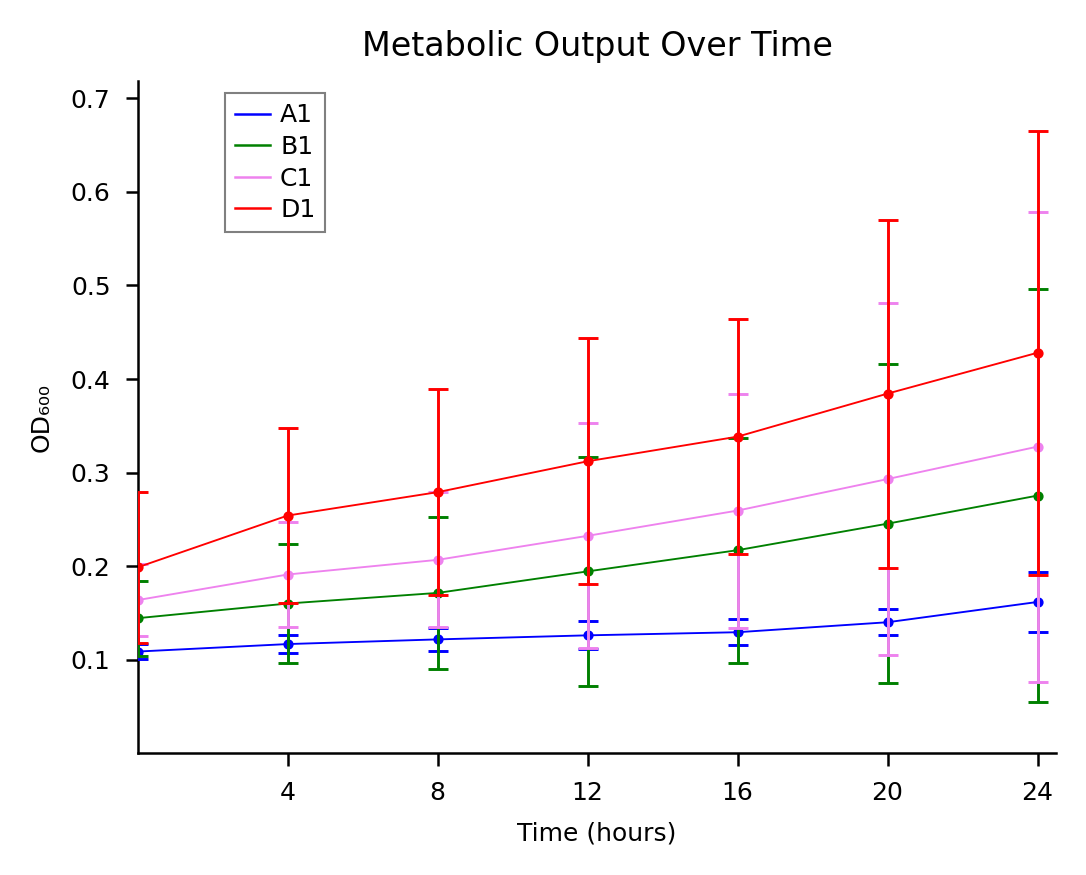

This chart was generated by the following Python code:
"""
Growth curve time series figure.
4 conditions (A1, B1, C1, D1), 3 biological replicates each.
Even-hour timepoints only. Error bars = 95% CI from t-distribution (n=3).
Nature-style formatting.
"""

import matplotlib
matplotlib.use("Agg")
import matplotlib.pyplot as plt
import matplotlib.font_manager as fm
import pandas as pd
import numpy as np
from scipy.stats import t as t_dist

# ── CONFIG ────────────────────────────────────────────────────────────────────
CONFIG = {
    "data_path":    "/mnt/user-data/uploads/plate_growth_curve.csv",
    "out_png":      "/mnt/user-data/outputs/figure_v4.png",
    "out_svg":      "/mnt/user-data/outputs/figure_v4.svg",
    "figsize_in":   (3.5, 2.8),          # Nature single column (89 mm ≈ 3.5 in)
    "dpi":          300,
    "linewidth":    0.45,                # 50% of 0.9
    "marker_size":  1.75,                # 50% of 3.5
    "capsize":      2.5,
    "eb_linewidth": 0.7,
    "font_size":    5,                   # base −2
    "tick_size":    6,                   # overridden per-element below
    "label_size":   5,
    "legend_size":  6,                   # +2
    "series":       ["A1", "B1", "C1", "D1"],
    "colors":       ["#0000FF", "#008000", "#EE82EE", "#FF0000"],
    "markers":      ["o", "o", "o", "o"],
    "font_axis_title": 6,                # 8 − 2
    "font_plot_title": 8,                # 10 − 2
    "font_tick":       6,                # 8 − 2
    "plot_title":   "Metabolic Output Over Time",
}

# ── FONT ──────────────────────────────────────────────────────────────────────
available = {f.name for f in fm.fontManager.ttflist}
FONT = next((f for f in ["Arial", "Helvetica", "DejaVu Sans", "Liberation Sans"]
             if f in available), "sans-serif")
plt.rcParams.update({
    "font.family":       FONT,
    "font.size":         CONFIG["font_size"],
    "axes.labelsize":    CONFIG["label_size"],
    "xtick.labelsize":   CONFIG["font_tick"],
    "ytick.labelsize":   CONFIG["font_tick"],
    "legend.fontsize":   CONFIG["legend_size"],
    "pdf.fonttype":      42,
    "ps.fonttype":       42,
})

# ── LOAD DATA ─────────────────────────────────────────────────────────────────
# Header row has duplicate column names → read manually
raw = pd.read_csv(CONFIG["data_path"], header=0)
# Rename columns: Time + 3 replicates × 4 series
series = CONFIG["series"]
cols = ["Time"]
for rep in range(1, 4):
    for s in series:
        cols.append(f"{s}_r{rep}")
raw.columns = cols

# Parse time column (H:MM:SS → decimal hours)
def parse_hms(t):
    parts = str(t).split(":")
    h, m, s = int(parts[0]), int(parts[1]), int(parts[2])
    return h + m / 60 + s / 3600

raw["hours"] = raw["Time"].apply(parse_hms)

# Filter to even-hour timepoints (0, 2, 4, … 24)
even_hours = list(range(0, 25, 4))
# Match rows where hours round to an even integer
raw["hours_round"] = raw["hours"].round(6)
df = raw[raw["hours_round"].apply(lambda h: any(abs(h - eh) < 1e-4 for eh in even_hours))].copy()
df = df.reset_index(drop=True)

# ── COMPUTE MEAN & 95% CI ─────────────────────────────────────────────────────
n = 3
t_crit = t_dist.ppf(0.975, df=n - 1)   # two-tailed 95% CI, df=2 → ~4.303

stats = {}
for s in series:
    rep_cols = [f"{s}_r{i}" for i in range(1, 4)]
    vals = df[rep_cols].values          # shape (timepoints, 3)
    mean = vals.mean(axis=1)
    sem  = vals.std(axis=1, ddof=1) / np.sqrt(n)
    ci95 = sem * t_crit
    stats[s] = {"mean": mean, "ci": ci95}

time_pts = df["hours_round"].values

# ── PLOT ──────────────────────────────────────────────────────────────────────
fig, ax = plt.subplots(figsize=CONFIG["figsize_in"])

for i, s in enumerate(series):
    m   = stats[s]["mean"]
    err = stats[s]["ci"]
    ax.errorbar(
        time_pts, m,
        yerr=err,
        fmt="o-",
        color=CONFIG["colors"][i],
        linewidth=CONFIG["linewidth"],
        markersize=CONFIG["marker_size"],
        markerfacecolor=CONFIG["colors"][i],
        markeredgecolor=CONFIG["colors"][i],
        markeredgewidth=0.7,
        capsize=CONFIG["capsize"],
        elinewidth=CONFIG["eb_linewidth"],
        label=s,
        zorder=3 + i,
    )

# Axes formatting (Nature style: despined, no grid)
ax.spines["top"].set_visible(False)
ax.spines["right"].set_visible(False)
ax.spines["left"].set_linewidth(0.6)
ax.spines["bottom"].set_linewidth(0.6)
ax.tick_params(width=0.6, length=3, direction="out", labelsize=CONFIG["font_tick"])

ax.set_xlabel("Time (hours)", fontsize=CONFIG["font_axis_title"])
ax.set_ylabel("OD₆₀₀", fontsize=CONFIG["font_axis_title"])
ax.set_title(CONFIG["plot_title"], fontsize=CONFIG["font_plot_title"], pad=6)

# x-axis: ticks at 4, 8, ..., 24 (no tick at 0); axis starts at 0
ax.set_xticks([h for h in even_hours if h > 0])
ax.set_xlim(0, 24.5)

# y-axis: no tick at 0; start at 0
y_max = max(stats[s]["mean"].max() + stats[s]["ci"].max() for s in series) * 1.08
ax.set_ylim(0, y_max)
y_ticks = ax.get_yticks()
ax.set_yticks([t for t in y_ticks if t > 0 and t <= y_max])

# Legend: colored lines only (no markers), gray border, left edge at x=2
# Convert x=2 in data coords to axes fraction
x_legend_axes = 2.0 / 24.5   # ≈ 0.0816

from matplotlib.lines import Line2D
legend_handles = [
    Line2D([0], [0], color=CONFIG["colors"][i], linewidth=0.6, label=s)
    for i, s in enumerate(series)
]
legend = ax.legend(
    handles=legend_handles,
    frameon=True,
    framealpha=1.0,
    edgecolor="gray",
    fancybox=False,
    handlelength=1.4,
    handletextpad=0.4,
    borderpad=0.4,
    labelspacing=0.3,
    loc="upper left",
    bbox_to_anchor=(x_legend_axes, 1.0),
    bbox_transform=ax.transAxes,
    fontsize=CONFIG["legend_size"],
)
legend.get_frame().set_linewidth(0.5)   # 50% of default ~1.0

plt.tight_layout(pad=0.5)

# ── SAVE ──────────────────────────────────────────────────────────────────────
fig.savefig(CONFIG["out_png"], dpi=CONFIG["dpi"], bbox_inches="tight")
fig.savefig(CONFIG["out_svg"], format="svg",       bbox_inches="tight")
print("Saved PNG and SVG.")
print(f"Timepoints plotted: {list(time_pts)}")
print(f"Font used: {FONT}")
